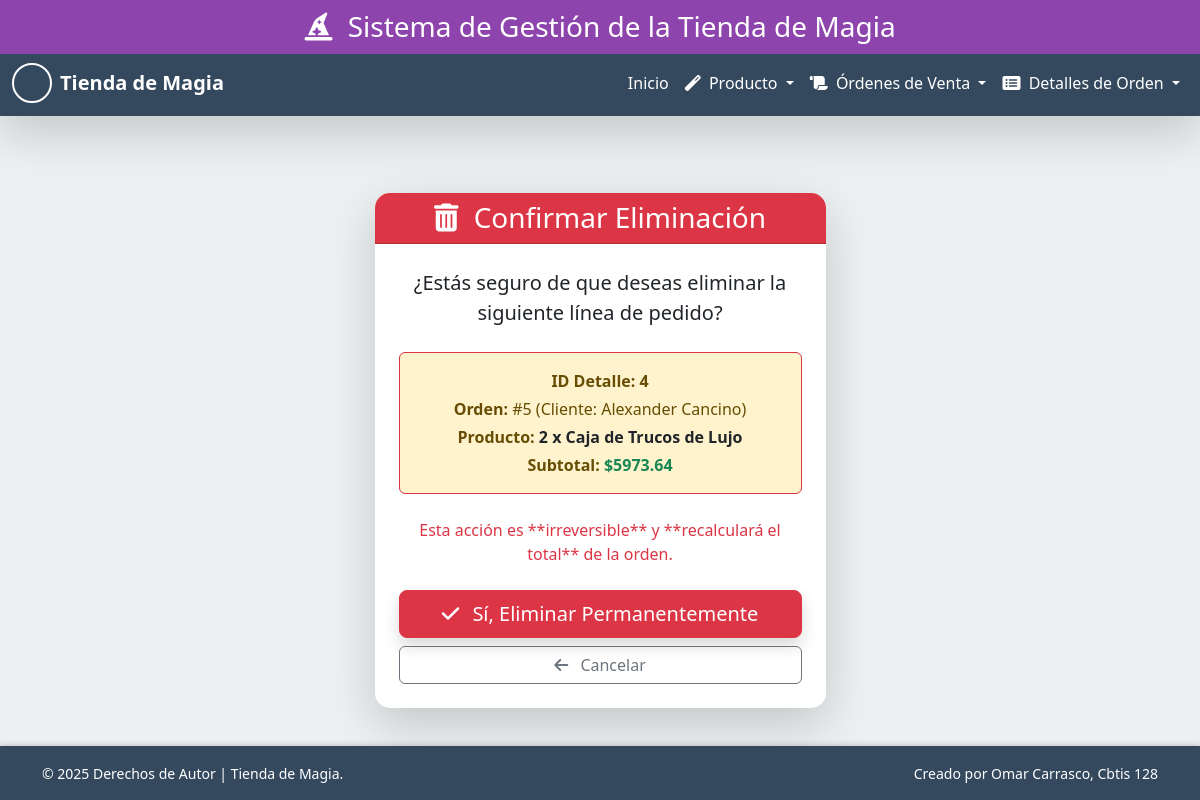
The page /detalles/eliminar/4/ on the database its author committed.
### app_TiendadeMagia/models.py (models this page shows, shortened)
class DetalleOrden(models.Model):
    orden = models.ForeignKey(OrdenDeVenta, on_delete=models.CASCADE, related_name='detalles')
    producto = models.ForeignKey(Producto, on_delete=models.RESTRICT)
    cantidad = models.IntegerField()
    precio_unitario = models.DecimalField(max_digits=10, decimal_places=2)
    subtotal = models.DecimalField(max_digits=10, decimal_places=2, default=0.00)
    descuento = models.DecimalField(max_digits=10, decimal_places=2, default=0.00, blank=True, null=True)
    observaciones = models.CharField(max_length=255, blank=True, null=True)
    class Meta:
        verbose_name = "Detalle de Orden"
        verbose_name_plural = "Detalles de Órdenes"
        unique_together = ('orden', 'producto')

class OrdenDeVenta(models.Model):
    cliente = models.CharField(max_length=100)
    fecha_orden = models.DateTimeField(auto_now_add=True)
    direccion_envio = models.TextField()
    total = models.DecimalField(max_digits=10, decimal_places=2, default=0.00)
    estado = models.CharField(max_length=50, choices=ESTADO_CHOICES, default='Pendiente')
    metodo_pago = models.CharField(max_length=50, choices=METODO_CHOICES, default='Efectivo')
    comentarios = models.TextField(blank=True, null=True)
    class Meta:
        verbose_name = "Orden de Venta"
        verbose_name_plural = "Órdenes de Venta"
        ordering = ['-fecha_orden']

class Producto(models.Model):
    nombre = models.CharField(max_length=100)
    descripcion = models.TextField(blank=True, null=True)
    categoria = models.CharField(max_length=50)
    precio = models.DecimalField(max_digits=10, decimal_places=2)
    proveedor = models.CharField(max_length=100, blank=True, null=True)
    stock = models.IntegerField(default=0)
    fecha_registro = models.DateField(default=date.today)
    class Meta:
        verbose_name = "Producto de Magia"
        verbose_name_plural = "Productos de Magia"
        ordering = ['nombre']

### app_TiendadeMagia/views.py (the view)
# urls.py: path('detalles/eliminar/<int:pk>/', views.eliminar_detalle, name='eliminar_detalle'),
def eliminar_detalle(request, pk):
    detalle = get_object_or_404(DetalleOrden, pk=pk)
    if request.method == 'POST':
        orden_pk = detalle.orden.pk
        with transaction.atomic():
            detalle.delete()
            actualizar_total_orden(orden_pk)
        return redirect('ver_detalles')
    return render(request, 'orden/eliminar_detalle.html', {
        'detalle': detalle,
        'titulo': f'Eliminar Detalle #{detalle.pk}'
    })

### app_TiendadeMagia/templates/orden/eliminar_detalle.html (shortened to what this page needs)
{% extends 'base.html' %}
{% block content %}
<div class="row justify-content-center pt-5">
    <div class="col-md-7 col-lg-5">
        <div class="card shadow-lg border-0" style="border-radius: 15px;">
            <div class="card-header bg-danger text-white text-center" style="border-top-left-radius: 15px; border-top-right-radius: 15px;">
                <h3 class="mb-0"><i class="fas fa-trash-alt me-2"></i> Confirmar Eliminación</h3>
            </div>
            <div class="card-body p-4 text-center">
                <p class="lead">¿Estás seguro de que deseas eliminar la siguiente línea de pedido?</p>
                <div class="alert alert-warning my-4 p-3 border border-danger">
                    <p class="mb-1"><strong>ID Detalle:</strong> <span class="fw-bold">{{ detalle.pk }}</span></p>
                    <p class="mb-1"><strong>Orden:</strong> #{{ detalle.orden.pk }} (Cliente: {{ detalle.orden.cliente }})</p>
                    <p class="mb-1"><strong>Producto:</strong> <span class="fw-bold text-dark">{{ detalle.cantidad }} x {{ detalle.producto.nombre }}</span></p>
                    <p class="mb-0"><strong>Subtotal:</strong> <span class="fw-bold text-success">${{ detalle.subtotal|floatformat:2 }}</span></p>
                </div>
                <p class="text-danger">Esta acción es **irreversible** y **recalculará el total** de la orden.</p>
                <form method="POST">
                    <div class="d-grid gap-2 mt-4">
                        <button type="submit" class="btn btn-danger btn-lg shadow">
                            <i class="fas fa-check me-2"></i> Sí, Eliminar Permanentemente
                        </button>
                        <a href="{% url 'ver_detalles' %}" class="btn btn-outline-secondary">
                            <i class="fas fa-arrow-left me-2"></i> Cancelar
                        </a>
                    </div>
                </form>
            </div>
        </div>
    </div>
</div>
{% endblock %}

### app_TiendadeMagia/templates/base.html (style rules this page uses)
:root { --color-primary: #8e44ad; --color-light: #ecf0f1; --header-height: 50px; --navbar-height: 55px; }
body { background-color: var(--color-light); display: flex; flex-direction: column; min-height: 100vh; padding-top: calc(var(--header-height) + var(--navbar-height) + 1rem); }

### rows shown on the page
DetalleOrden: pk "4", orden.pk "5", orden.cliente "Alexander Cancino", cantidad "2", producto.nombre "Caja de Trucos de Lujo", subtotal "5973.64"
